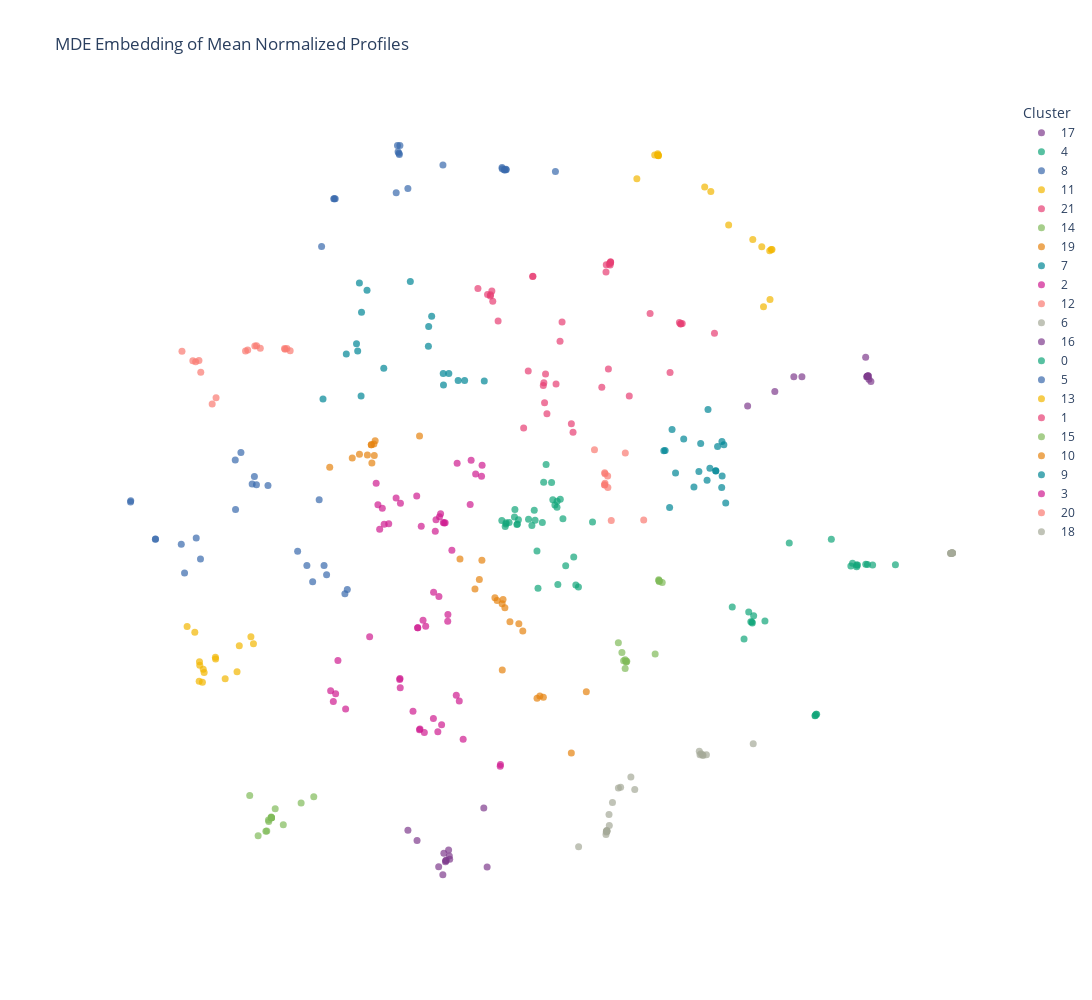

Notebook cell for this chart:
### Markdown cell above
### MDE on 5807 DEG dataset

### Code cell
mde_strong_degs_8 = tf_compute_MDE(adata_strong_degs, label_points=False, spectral=True, leiden_neighbors=8)

### Figure 1 — Plotly figure (JSON) as saved in the notebook; plotly's stock layout.template omitted (floating-point values rounded to 4 significant figures)
{"data": [{"customdata": [["ADNP2"], ["BSX"], ["CAMTA2"], ["ERF"], ["ETS1"], ["GATA2"], ["MAFG"], ["NEUROG2"], ["SMAD4"], ["TCF7L2"], ["ZNF48"], ["ZNF787"], ["ZNF852"]], "hovertemplate": "cluster=17<br>x=%{x}<br>y=%{y}<br>gene_target=%{customdata[0]}<extra></extra>", "legendgroup": "17", "marker": {"color": "rgb(127, 60, 141)", "opacity": 0.7, "size": 7, "symbol": "circle"}, "mode": "markers+text", "name": "17", "orientation": "v", "showlegend": true, "textfont": {"size": 4}, "textposition": "middle center", "type": "scatter", "x": [5.861, 5.899, 4.313, 4.633, 3.854, 5.872, 5.873, 5.876, 4.77, 5.933, 5.845, 5.888, 5.889], "xaxis": "x", "y": [2.307, 2.269, 2.064, 2.309, 1.824, 2.314, 2.315, 2.32, 2.309, 2.232, 2.631, 2.32, 2.324], "yaxis": "y"}, {"customdata": [["AIRE"], ["BARX1"], ["DACH2"], ["EBF2"], ["GMEB2"], ["GTF2IRD1"], ["KLF1"], ["NANOG"], ["NANOGP8"], ["PRDM14"], ["PURG"], ["RLF"], ["SALL4"], ["SNAPC4"], ["SNAPC5"], ["SOX13"], ["TFDP1"], ["ZNF382"], ["ZNF418"], ["ZNF420"], ["ZNF423"], ["ZNF710"], ["ZNF835"]], "hovertemplate": "cluster=4<br>x=%{x}<br>y=%{y}<br>gene_target=%{customdata[0]}<extra></extra>", "legendgroup": "4", "marker": {"color": "rgb(17, 165, 121)", "opacity": 0.7, "size": 7, "symbol": "circle"}, "mode": "markers+text", "name": "4", "orientation": "v", "showlegend": true, "textfont": {"size": 4}, "textposition": "middle center", "type": "scatter", "x": [4.556, 5.007, 4.996, 4.146, 3.956, 3.928, 5.692, 5.847, 5.962, 5.875, 5.707, 5.595, 5.266, 3.933, 3.794, 5.624, 3.873, 3.595, 4.991, 3.908, 5.693, 6.346, 5.018], "xaxis": "x", "y": [-0.4441, -3.283, -3.306, -1.74, -1.651, -1.757, -0.8093, -0.7994, -0.8096, -0.8044, -0.8125, -0.827, -0.3825, -1.773, -2.036, -0.7819, -1.59, -1.505, -3.307, -1.753, -0.8397, -0.8077, -3.285], "yaxis": "y"}, {"customdata": [["ANKZF1"], ["ATOH7"], ["CEBPA"], ["GATA1"], ["HHEX"], ["ISL1"], ["MXD1"], ["NFIL3"], ["PAX2"], ["POU3F3"], ["SRF"], ["TCF7"], ["TET2"], ["ZBTB22"], ["ZNF66"], ["ZNF212"], ["ZNF284"], ["ZNF469"], ["ZNF518A"]], "hovertemplate": "cluster=8<br>x=%{x}<br>y=%{y}<br>gene_target=%{customdata[0]}<extra></extra>", "legendgroup": "8", "marker": {"color": "rgb(57, 105, 172)", "opacity": 0.7, "size": 7, "symbol": "circle"}, "mode": "markers+text", "name": "8", "orientation": "v", "showlegend": true, "textfont": {"size": 4}, "textposition": "middle center", "type": "scatter", "x": [-2.026, -0.2843, -2.04, -1.875, -0.2865, -0.2177, -3.1, -2.05, -3.33, -0.2426, -3.124, -1.283, -3.115, -2.018, 0.6135, -2.072, -2.009, -0.2196, -0.2491], "xaxis": "x", "y": [6.012, 5.754, 6.038, 5.428, 5.776, 5.737, 5.26, 6.142, 4.466, 5.733, 5.257, 5.817, 5.259, 5.992, 5.711, 5.358, 6.141, 5.745, 5.737], "yaxis": "y"}, {"customdata": [["ARHGAP35"], ["DBX2"], ["DLX2"], ["DOT1L"], ["DR1"], ["DRAP1"], ["E2F4"], ["JUNB"], ["LEF1"], ["PBX1"], ["PRDM12"], ["SATB1"], ["SOX4"], ["SOX11"], ["ZBTB12"], ["ZBTB47"], ["ZNF219"]], "hovertemplate": "cluster=11<br>x=%{x}<br>y=%{y}<br>gene_target=%{customdata[0]}<extra></extra>", "legendgroup": "11", "marker": {"color": "rgb(242, 183, 1)", "opacity": 0.7, "size": 7, "symbol": "circle"}, "mode": "markers+text", "name": "11", "orientation": "v", "showlegend": true, "textfont": {"size": 4}, "textposition": "middle center", "type": "scatter", "x": [3.941, 2.287, 2.35, 4.265, 3.234, 3.13, 4.122, 4.253, 1.987, 2.339, 2.346, 2.34, 4.093, 4.227, 4.232, 2.348, 3.534], "xaxis": "x", "y": [4.582, 5.981, 5.971, 4.417, 5.378, 5.453, 3.467, 4.417, 5.589, 6.002, 5.975, 5.982, 4.461, 4.396, 3.589, 5.977, 4.822], "yaxis": "y"}, {"customdata": [["ARID3B"], ["BARHL1"], ["HLF"], ["MKX"], ["ONECUT3"], ["RFX7"], ["ZNF491"], ["ZNF592"], ["ZSCAN18"]], "hovertemplate": "cluster=21<br>x=%{x}<br>y=%{y}<br>gene_target=%{customdata[0]}<extra></extra>", "legendgroup": "21", "marker": {"color": "rgb(231, 63, 116)", "opacity": 0.7, "size": 7, "symbol": "circle"}, "mode": "markers+text", "name": "21", "orientation": "v", "showlegend": true, "textfont": {"size": 4}, "textposition": "middle center", "type": "scatter", "x": [-0.4798, 0.2292, -0.4433, -0.353, 0.2346, -0.6933, -0.4586, -0.5311, -0.4839], "xaxis": "x", "y": [3.666, 3.971, 3.56, 3.234, 3.974, 3.77, 3.731, 3.673, 3.647], "yaxis": "y"}, {"customdata": [["ARNT2"], ["EBF3"], ["ESR1"], ["ETV5"], ["LIN28B"], ["NEUROG3"], ["PLSCR1"], ["PROX2"], ["SMAD9"], ["TCFL5"], ["TFEB"], ["ZFP2"], ["ZMAT4"], ["ZNF44"], ["ZNF275"]], "hovertemplate": "cluster=14<br>x=%{x}<br>y=%{y}<br>gene_target=%{customdata[0]}<extra></extra>", "legendgroup": "14", "marker": {"color": "rgb(128, 186, 90)", "opacity": 0.7, "size": 7, "symbol": "circle"}, "mode": "markers+text", "name": "14", "orientation": "v", "showlegend": true, "textfont": {"size": 4}, "textposition": "middle center", "type": "scatter", "x": [-4.175, -4.226, -4.175, -4.174, -4.269, -4.112, -4.22, -4.254, -3.461, -4.177, -4.541, -3.975, -4.4, -3.675, -4.18], "xaxis": "x", "y": [-4.999, -5.035, -4.998, -4.998, -5.223, -4.849, -5.062, -5.217, -4.651, -4.998, -4.63, -5.116, -5.296, -4.756, -4.986], "yaxis": "y"}, {"customdata": [["ASCL5"], ["BHLHA9"], ["HNF1B"], ["MECOM"], ["MSX2"], ["NFKB2"], ["ZNF75D"], ["ZNF256"], ["ZNF441"], ["ZNF713"], ["ZSCAN32"]], "hovertemplate": "cluster=19<br>x=%{x}<br>y=%{y}<br>gene_target=%{customdata[0]}<extra></extra>", "legendgroup": "19", "marker": {"color": "rgb(230, 131, 16)", "opacity": 0.7, "size": 7, "symbol": "circle"}, "mode": "markers+text", "name": "19", "orientation": "v", "showlegend": true, "textfont": {"size": 4}, "textposition": "middle center", "type": "scatter", "x": [-2.448, -2.481, -2.691, -2.557, -3.192, -2.813, -1.678, -2.441, -2.426, -2.491, -2.491], "xaxis": "x", "y": [1.194, 0.88, 1.026, 1.014, 0.8106, 0.9603, 1.327, 1.002, 1.25, 1.182, 1.183], "yaxis": "y"}, {"customdata": [["ASH1L"], ["FOXN2"], ["GATAD2A"], ["HIVEP2"], ["MTERF1"], ["NOTO"], ["PHF1"], ["PITX2"], ["RFX8"], ["TERF1"], ["ZNF134"], ["ZNF165"], ["ZNF205"], ["ZNF337"], ["ZNF546"], ["ZNF687"], ["ZNF697"], ["ZNF728"], ["ZNF735"], ["ZNF853"]], "hovertemplate": "cluster=7<br>x=%{x}<br>y=%{y}<br>gene_target=%{customdata[0]}<extra></extra>", "legendgroup": "7", "marker": {"color": "rgb(0, 134, 149)", "opacity": 0.7, "size": 7, "symbol": "circle"}, "mode": "markers+text", "name": "7", "orientation": "v", "showlegend": true, "textfont": {"size": 4}, "textposition": "middle center", "type": "scatter", "x": [2.539, 2.58, 2.777, 3.318, 2.441, 3.485, 3.033, 2.639, 3.218, 3.454, 3.421, 3.347, 3.186, 2.949, 3.425, 3.317, 3.417, 2.464, 3.063, 3.171], "xaxis": "x", "y": [0.1402, 1.434, 1.277, 0.7471, 1.084, 0.2159, 0.7366, 0.7143, 0.7933, 1.182, 1.235, 1.153, 1.767, 0.4831, 0.6623, 0.7526, 0.4729, 1.085, 1.203, 0.5925], "yaxis": "y"}, {"customdata": [["ATOH1"], ["ESRRA"], ["FOXD4L5"], ["FOXE3"], ["HES6"], ["HSF4"], ["IRX1"], ["IRX4"], ["NANOGNB"], ["NEUROD2"], ["NFXL1"], ["SNAI2"], ["SP140L"], ["TCF7L1"], ["TCF21"], ["TSC22D1"], ["TSHZ1"], ["ZFP37"], ["ZNF12"], ["ZNF136"], ["ZNF334"], ["ZNF551"], ["ZNF653"], ["ZNF660"], ["ZNF674"], ["ZNF683"], ["ZNF684"], ["ZNF689"], ["ZNF821"]], "hovertemplate": "cluster=2<br>x=%{x}<br>y=%{y}<br>gene_target=%{customdata[0]}<extra></extra>", "legendgroup": "2", "marker": {"color": "rgb(207, 28, 144)", "opacity": 0.7, "size": 7, "symbol": "circle"}, "mode": "markers+text", "name": "2", "orientation": "v", "showlegend": true, "textfont": {"size": 4}, "textposition": "middle center", "type": "scatter", "x": [-0.3133, -1.597, -3.132, -1.369, -1.058, -1.671, -2.519, -1.306, -2.003, -3.177, -2.008, -1.008, -1.202, -2.013, -3.093, -0.9424, -1.619, -1.708, -1.574, -1.71, -3.054, -1.2, -1.679, -1.351, -1.444, -0.3177, -1.441, -1.788, -2.924], "xaxis": "x", "y": [-4.116, -3.587, -3.073, -3.573, -2.968, -3.526, -1.999, -3.459, -2.844, -2.894, -2.691, -3.065, -1.745, -2.71, -2.944, -3.699, -1.727, -1.851, -1.825, -1.85, -2.394, -1.633, -3.538, -1.331, -3.356, -4.147, -1.264, -3.235, -3.196], "yaxis": "y"}, {"customdata": [["BCL6B"], ["DMRT2"], ["FIGLA"], ["PRDM8"], ["SP8"], ["SP110"], ["TBX21"], ["THAP7"], ["TIGD2"], ["TP53"], ["TWIST1"], ["ZFP30"], ["ZNF30"], ["ZNF276"], ["ZNF708"], ["ZNF772"]], "hovertemplate": "cluster=12<br>x=%{x}<br>y=%{y}<br>gene_target=%{customdata[0]}<extra></extra>", "legendgroup": "12", "marker": {"color": "rgb(249, 123, 114)", "opacity": 0.7, "size": 7, "symbol": "circle"}, "mode": "markers+text", "name": "12", "orientation": "v", "showlegend": true, "textfont": {"size": 4}, "textposition": "middle center", "type": "scatter", "x": [-5.683, -5.454, -5.174, -3.945, -4.455, -3.954, -5.367, -5.501, -4.426, -3.914, -4.612, -4.575, -3.859, -5.109, -5.397, -4.363], "xaxis": "x", "y": [2.731, 2.557, 1.858, 2.763, 2.818, 2.776, 2.385, 2.573, 2.824, 2.779, 2.735, 2.752, 2.741, 1.962, 2.578, 2.78], "yaxis": "y"}, {"customdata": [["BHLHE40"], ["CREBL2"], ["DMRTA2"], ["FOXD4"], ["HES3"], ["KCNIP3"], ["NCOA3"], ["NFE2L3"], ["POU2F1"], ["SHOX"], ["TIGD4"], ["ZBTB21"], ["ZFP1"], ["ZHX1"], ["ZNF174"], ["ZNF213"], ["ZNF268"], ["ZNF358"], ["ZNF395"], ["ZNF518B"], ["ZNF816"]], "hovertemplate": "cluster=6<br>x=%{x}<br>y=%{y}<br>gene_target=%{customdata[0]}<extra></extra>", "legendgroup": "6", "marker": {"color": "rgb(165, 170, 153)", "opacity": 0.7, "size": 7, "symbol": "circle"}, "mode": "markers+text", "name": "6", "orientation": "v", "showlegend": true, "textfont": {"size": 4}, "textposition": "middle center", "type": "scatter", "x": [3.949, 1.466, 1.675, 1.47, 1.481, 1.951, 1.004, 3.102, 1.482, 1.517, 1.886, 3.096, 1.522, 3.159, 1.575, 3.051, 1.713, 1.475, 3.068, 3.039, 1.483], "xaxis": "x", "y": [-3.774, -5.276, -4.505, -5.234, -5.222, -4.53, -5.48, -3.968, -5.211, -4.946, -4.322, -3.956, -5.125, -3.956, -4.748, -3.956, -4.492, -5.215, -3.937, -3.897, -5.224], "yaxis": "y"}, {"customdata": [["BHLHE41"], ["CREB5"], ["HES4"], ["IKZF5"], ["NME2"], ["SOX30"], ["ZBED6"], ["ZBTB39"], ["ZNF492"], ["ZNF510"], ["ZNF563"], ["ZNF614"], ["ZNF628"]], "hovertemplate": "cluster=16<br>x=%{x}<br>y=%{y}<br>gene_target=%{customdata[0]}<extra></extra>", "legendgroup": "16", "marker": {"color": "rgb(127, 60, 141)", "opacity": 0.7, "size": 7, "symbol": "circle"}, "mode": "markers+text", "name": "16", "orientation": "v", "showlegend": true, "textfont": {"size": 4}, "textposition": "middle center", "type": "scatter", "x": [-1.176, -1.268, -0.5943, -1.285, -1.17, -1.241, -0.5383, -1.188, -1.23, -1.237, -1.355, -1.874, -1.72], "xaxis": "x", "y": [-5.631, -5.589, -4.837, -5.941, -5.688, -5.728, -5.813, -5.532, -5.707, -5.706, -5.811, -5.208, -5.374], "yaxis": "y"}, {"customdata": [["CBX2"], ["EPAS1"], ["FOXK1"], ["GATA6"], ["GSC"], ["HES7"], ["KLF6"], ["MEIS3"], ["MEOX2"], ["NKX2-4"], ["NKX6-1"], ["PA2G4"], ["PAX6"], ["RBCK1"], ["REPIN1"], ["REST"], ["TBX1"], ["TIGD7"], ["TMF1"], ["ZFP41"], ["ZNF16"], ["ZNF80"], ["ZNF222"], ["ZNF280C"], ["ZNF354A"], ["ZNF462"], ["ZNF571"], ["ZNF573"], ["ZNF648"], ["ZNF658"], ["ZNF764"], ["ZNF844"]], "hovertemplate": "cluster=0<br>x=%{x}<br>y=%{y}<br>gene_target=%{customdata[0]}<extra></extra>", "legendgroup": "0", "marker": {"color": "rgb(17, 165, 121)", "opacity": 0.7, "size": 7, "symbol": "circle"}, "mode": "markers+text", "name": "0", "orientation": "v", "showlegend": true, "textfont": {"size": 4}, "textposition": "middle center", "type": "scatter", "x": [0.3926, -0.03601, 0.7865, 0.6953, 0.6398, 0.3026, 0.2703, -0.2335, -0.219, -0.07744, 0.5488, -0.2208, 0.6542, 0.2564, -0.2904, 0.6426, 0.9575, 0.1601, -0.02802, 0.5695, 0.9221, -0.06979, 1.001, 1.239, 0.4563, 0.2165, 0.6047, 0.7399, 0.4154, -0.1677, 0.3197, -0.01069], "xaxis": "x", "y": [-0.1079, -0.1384, -0.8236, 0.2792, 0.1479, -0.5801, -0.06853, -0.1717, -0.1119, -0.01734, 0.5563, -0.1314, -1.134, 0.09824, -0.07492, 0.2455, -1.141, -0.05381, -0.1314, 0.2697, -0.6797, 0.1082, -1.175, -0.09963, 0.8562, -0.1542, 0.1837, -0.04387, 0.5584, -0.1066, -1.195, -0.06219], "yaxis": "y"}, {"customdata": [["CCDC17"], ["DEAF1"], ["ESRRB"], ["GATAD2B"], ["KMT2B"], ["L3MBTL4"], ["MEOX1"], ["MSANTD4"], ["NEUROD4"], ["NHLH1"], ["OTX1"], ["PRDM16"], ["TCF3"], ["TCF15"], ["TFAP2A"], ["ZFP69B"], ["ZNF32"], ["ZNF280D"], ["ZNF316"], ["ZNF589"], ["ZNF605"], ["ZNF780A"], ["ZNF781"]], "hovertemplate": "cluster=5<br>x=%{x}<br>y=%{y}<br>gene_target=%{customdata[0]}<extra></extra>", "legendgroup": "5", "marker": {"color": "rgb(57, 105, 172)", "opacity": 0.7, "size": 7, "symbol": "circle"}, "mode": "markers+text", "name": "5", "orientation": "v", "showlegend": true, "textfont": {"size": 4}, "textposition": "middle center", "type": "scatter", "x": [-5.444, -4.78, -3.37, -4.785, -4.69, -6.13, -5.696, -4.463, -2.896, -4.5, -2.936, -5.372, -6.132, -3.48, -3.288, -3.733, -4.234, -6.547, -4.428, -3.245, -3.577, -5.64, -6.551], "xaxis": "x", "y": [-0.364, 0.1099, 0.2713, 0.9304, 1.053, -0.3818, -0.4675, 0.6543, -1.218, 0.5329, -1.287, -0.7108, -0.384, -1.087, -0.8206, -0.5837, 0.5077, 0.254, 0.5206, -0.9709, -0.819, -0.9427, 0.2343], "yaxis": "y"}, {"customdata": [["CDX1"], ["EHF"], ["IRF4"], ["PREB"], ["SP1"], ["SPIB"], ["YBX1"], ["ZBTB33"], ["ZNF28"], ["ZNF253"], ["ZNF552"], ["ZNF554"], ["ZNF583"], ["ZNF705A"], ["ZNF783"]], "hovertemplate": "cluster=13<br>x=%{x}<br>y=%{y}<br>gene_target=%{customdata[0]}<extra></extra>", "legendgroup": "13", "marker": {"color": "rgb(242, 183, 1)", "opacity": 0.7, "size": 7, "symbol": "circle"}, "mode": "markers+text", "name": "13", "orientation": "v", "showlegend": true, "textfont": {"size": 4}, "textposition": "middle center", "type": "scatter", "x": [-5.12, -5.117, -4.955, -5.339, -4.717, -5.384, -5.597, -5.325, -4.521, -5.394, -4.755, -5.31, -5.389, -4.478, -5.467], "xaxis": "x", "y": [-2.338, -2.369, -2.697, -2.753, -2.15, -2.472, -1.831, -2.538, -2.001, -2.738, -2.58, -2.594, -2.414, -2.114, -1.924], "yaxis": "y"}, {"customdata": [["CENPX"], ["DLX4"], ["FOXA1"], ["FOXD3"], ["FOXH1"], ["FOXK2"], ["GPBP1"], ["HIC1"], ["IRF9"], ["KLF4"], ["MAFK"], ["MNX1"], ["MTERF3"], ["MTERF4"], ["NR0B1"], ["OSR2"], ["SCRT2"], ["SOX14"], ["SP2"], ["TBPL2"], ["THAP5"], ["THAP12"], ["ZBTB41"], ["ZKSCAN1"], ["ZNF267"], ["ZNF394"], ["ZNF540"], ["ZNF619"], ["ZNF726"]], "hovertemplate": "cluster=1<br>x=%{x}<br>y=%{y}<br>gene_target=%{customdata[0]}<extra></extra>", "legendgroup": "1", "marker": {"color": "rgb(231, 63, 116)", "opacity": 0.7, "size": 7, "symbol": "circle"}, "mode": "markers+text", "name": "1", "orientation": "v", "showlegend": true, "textfont": {"size": 4}, "textposition": "middle center", "type": "scatter", "x": [2.751, 2.728, 0.4303, 2.724, 3.295, 1.466, 0.4087, 0.6238, 0.4704, 1.543, 1.507, 2.546, 1.519, 1.542, 0.9105, 0.155, 1.536, 2.704, 0.6911, 1.859, 0.0777, 1.543, 1.471, 2.21, 1.395, 0.7253, 0.447, 0.4187, 0.8823], "xaxis": "x", "y": [3.189, 3.185, 1.879, 3.185, 3.028, 4.045, 2.163, 2.187, 1.697, 4.213, 2.437, 2.377, 4.176, 4.197, 1.388, 2.405, 4.161, 3.208, 2.899, 1.99, 1.458, 4.206, 4.163, 3.357, 2.133, 3.217, 2.352, 2.211, 1.529], "yaxis": "y"}, {"customdata": [["CHAMP1"], ["DNMT1"], ["IRX5"], ["MITF"], ["PITX3"], ["SETDB1"], ["SNAI1"], ["TBPL1"], ["VDR"], ["ZFP42"], ["ZNF226"], ["ZNF354B"], ["ZNF383"], ["ZNF572"]], "hovertemplate": "cluster=15<br>x=%{x}<br>y=%{y}<br>gene_target=%{customdata[0]}<extra></extra>", "legendgroup": "15", "marker": {"color": "rgb(128, 186, 90)", "opacity": 0.7, "size": 7, "symbol": "circle"}, "mode": "markers+text", "name": "15", "orientation": "v", "showlegend": true, "textfont": {"size": 4}, "textposition": "middle center", "type": "scatter", "x": [2.355, 2.361, 1.675, 1.735, 2.362, 2.414, 2.295, 1.802, 2.364, 1.808, 1.79, 1.789, 1.763, 1.817], "xaxis": "x", "y": [-1.054, -1.068, -2.097, -2.26, -1.074, -1.101, -2.284, -2.407, -1.084, -2.419, -2.379, -2.527, -2.397, -2.407], "yaxis": "y"}, {"customdata": [["CREM"], ["DMRTB1"], ["ETV1"], ["FOXQ1"], ["KLF15"], ["NKX6-2"], ["NR4A1"], ["PATZ1"], ["PCGF6"], ["POU4F3"], ["PPARA"], ["PPARD"], ["SRY"], ["TET1"], ["ZNF512"], ["ZNF692"], ["ZNF747"], ["ZNF843"]], "hovertemplate": "cluster=10<br>x=%{x}<br>y=%{y}<br>gene_target=%{customdata[0]}<extra></extra>", "legendgroup": "10", "marker": {"color": "rgb(230, 131, 16)", "opacity": 0.7, "size": 7, "symbol": "circle"}, "mode": "markers+text", "name": "10", "orientation": "v", "showlegend": true, "textfont": {"size": 4}, "textposition": "middle center", "type": "scatter", "x": [-0.4066, -0.9959, 1.134, -0.6264, -0.3692, -0.003257, 0.3035, -0.285, 0.3517, 0.4101, -0.2827, -0.2389, -0.1536, -0.2699, 0.06331, -0.6694, 0.8816, -0.7431], "xaxis": "x", "y": [-1.352, -0.7129, -2.91, -0.7331, -1.401, -1.782, -3.017, -1.451, -2.98, -3.002, -2.549, -1.518, -1.751, -1.382, -1.903, -1.051, -3.927, -1.206], "yaxis": "y"}, {"customdata": [["CSRNP2"], ["NR1H4"], ["SOX1"], ["THRB"], ["TIGD6"], ["ZNF20"], ["ZNF24"], ["ZNF180"], ["ZNF215"], ["ZNF345"], ["ZNF471"], ["ZNF514"], ["ZNF549"], ["ZNF616"], ["ZNF672"], ["ZNF701"], ["ZNF716"], ["ZNF732"], ["ZNF823"]], "hovertemplate": "cluster=9<br>x=%{x}<br>y=%{y}<br>gene_target=%{customdata[0]}<extra></extra>", "legendgroup": "9", "marker": {"color": "rgb(0, 134, 149)", "opacity": 0.7, "size": 7, "symbol": "circle"}, "mode": "markers+text", "name": "9", "orientation": "v", "showlegend": true, "textfont": {"size": 4}, "textposition": "middle center", "type": "scatter", "x": [-2.656, -1.279, -1.524, -2.281, -2.563, -1.833, -1.027, -2.913, -0.9177, -2.692, -1.473, -1.529, -2.721, -3.306, -0.5864, -1.184, -1.274, -2.663, -2.741], "xaxis": "x", "y": [3.378, 2.364, 3.142, 2.449, 3.74, 3.887, 2.248, 2.687, 2.248, 3.862, 3.312, 2.815, 2.736, 1.941, 2.239, 2.363, 2.173, 1.991, 2.855], "yaxis": "y"}, {"customdata": [["DUXA"], ["ERG"], ["MTF2"], ["MXI1"], ["NR1I3"], ["NR3C2"], ["ONECUT2"], ["OVOL1"], ["PIN1"], ["RUNX3"], ["RXRA"], ["SCX"], ["SHOX2"], ["TBX18"], ["TBX20"], ["TFCP2L1"], ["THAP8"], ["THAP10"], ["ZHX3"], ["ZNF461"], ["ZNF490"], ["ZNF564"], ["ZNF581"], ["ZNF888"]], "hovertemplate": "cluster=3<br>x=%{x}<br>y=%{y}<br>gene_target=%{customdata[0]}<extra></extra>", "legendgroup": "3", "marker": {"color": "rgb(207, 28, 144)", "opacity": 0.7, "size": 7, "symbol": "circle"}, "mode": "markers+text", "name": "3", "orientation": "v", "showlegend": true, "textfont": {"size": 4}, "textposition": "middle center", "type": "scatter", "x": [-1.323, -2.073, -0.808, -2.274, -2.0, -0.8242, -2.409, -1.262, -0.7318, -1.649, -2.198, -0.6229, -0.6323, -2.35, -1.133, -1.4, -1.278, -1.412, -1.341, -1.044, -1.725, -2.306, -1.245, -2.38], "xaxis": "x", "y": [0.03797, 0.2998, 0.9265, -0.136, 0.2139, 0.192, 0.5422, -0.1153, 0.6968, -0.1675, -0.1273, 0.8404, 0.6599, -0.2188, -0.5671, -0.06107, -0.1057, -0.2514, -0.01083, 0.8748, 0.334, 0.1283, -0.1121, 0.1887], "yaxis": "y"}, {"customdata": [["FOXJ2"], ["GATA5"], ["THAP6"], ["ZBTB26"], ["ZNF200"], ["ZNF311"], ["ZNF443"], ["ZNF511"], ["ZNF582"], ["ZNF610"], ["ZNF791"]], "hovertemplate": "cluster=20<br>x=%{x}<br>y=%{y}<br>gene_target=%{customdata[0]}<extra></extra>", "legendgroup": "20", "marker": {"color": "rgb(249, 123, 114)", "opacity": 0.7, "size": 7, "symbol": "circle"}, "mode": "markers+text", "name": "20", "orientation": "v", "showlegend": true, "textfont": {"size": 4}, "textposition": "middle center", "type": "scatter", "x": [1.555, 1.792, 1.444, 1.449, 1.498, 1.272, 1.442, 1.444, 1.494, 1.45, 2.102], "xaxis": "x", "y": [-0.07509, 1.046, 0.7164, 0.544, 0.4717, 1.098, 0.5159, 0.52, 0.662, 0.7013, -0.06327], "yaxis": "y"}, {"customdata": [["GTF3A"], ["HOXD13"], ["NR1D1"], ["PHF20"], ["PKNOX2"], ["POU3F2"], ["POU5F1"], ["POU5F1B"], ["RBPJ"], ["ZNF396"], ["ZNF521"]], "hovertemplate": "cluster=18<br>x=%{x}<br>y=%{y}<br>gene_target=%{customdata[0]}<extra></extra>", "legendgroup": "18", "marker": {"color": "rgb(165, 170, 153)", "opacity": 0.7, "size": 7, "symbol": "circle"}, "mode": "markers+text", "name": "18", "orientation": "v", "showlegend": true, "textfont": {"size": 4}, "textposition": "middle center", "type": "scatter", "x": [7.306, 7.278, 7.308, 7.283, 7.296, 7.289, 7.307, 7.278, 7.308, 7.307, 7.282], "xaxis": "x", "y": [-0.6118, -0.6174, -0.6099, -0.6174, -0.6127, -0.616, -0.6123, -0.617, -0.6126, -0.6125, -0.6167], "yaxis": "y"}], "layout": {"coloraxis": {"showscale": false}, "height": 1000, "legend": {"title": {"text": "Cluster"}, "tracegroupgap": 0}, "plot_bgcolor": "white", "showlegend": true, "title": {"text": "MDE Embedding of Mean Normalized Profiles"}, "width": 1200, "xaxis": {"anchor": "y", "domain": [0, 1], "title": {"text": "x"}, "visible": false}, "yaxis": {"anchor": "x", "domain": [0, 1], "title": {"text": "y"}, "visible": false}}}
